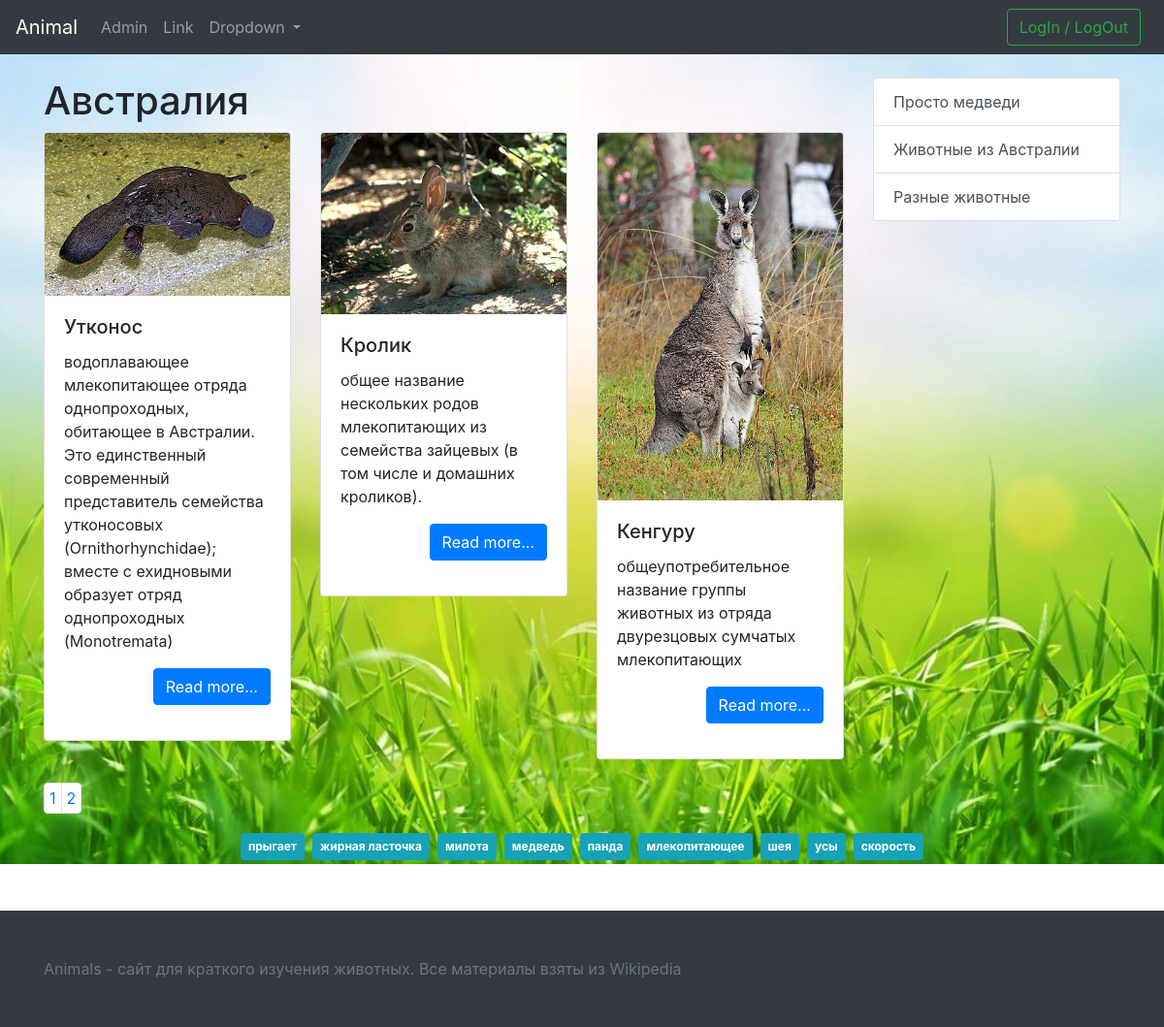
Screenshot of /cat/2 with the database file from the repository.
### tables this page shows
CREATE TABLE `category` (
  `id` int(11) NOT NULL,
  `category` varchar(255) NOT NULL,
  `slug` varchar(255) NOT NULL,
  `image` text NOT NULL,
  `description` text NOT NULL
);

CREATE TABLE `info` (
  `id` int(11) NOT NULL,
  `title` varchar(255) NOT NULL,
  `category` int(11) NOT NULL,
  `descr_min` text NOT NULL,
  `description` text NOT NULL,
  `image` varchar(500) DEFAULT NULL
);

### core/function.php (called while the page is built, shortened)
<?php
function selectMainCategory($conn){
    $offset = 0;
    $sql = "SELECT * FROM info WHERE category=".$_GET['id']." ORDER BY id DESC LIMIT 3 OFFSET ".$offset*3;
    $result = mysqli_query($conn, $sql);
    $a = array();
    if (mysqli_num_rows($result) > 0) {
        while($row = mysqli_fetch_assoc($result)) {
            $a[] = $row;
        }
    }
    return $a;
}
function paginationCountCategory($conn){
    $sql = "SELECT * FROM info WHERE category=".$_GET['id'];
    $result = mysqli_query($conn, $sql);
    $result = mysqli_num_rows($result);
    return ceil($result/3);
}
function getAllTags($conn){
    $sql = "SELECT DISTINCT(tag) FROM tag";
    $result = mysqli_query($conn, $sql);
    $a = array();
    if (mysqli_num_rows($result) > 0) {
        while($row = mysqli_fetch_assoc($result)) {
            $a[] = $row['tag'];
        }
    }
    return $a;
}
function getCatInfo($conn){
    $sql = "SELECT * FROM category WHERE id=".$_GET['id'];
    $result = mysqli_query($conn, $sql);
    if (mysqli_num_rows($result) > 0) {
        $row = mysqli_fetch_assoc($result);
    }
    return $row;
}
function getAllCatInfo($conn){
    $sql = "SELECT * FROM category";
    $result = mysqli_query($conn, $sql);
    $a = array();
    if (mysqli_num_rows($result) > 0) {
        while($row = mysqli_fetch_assoc($result)) {
            $a[] = $row;
        }
    }
    return $a;
}

### template/header.php (called while the page is built, shortened)
<?php
require_once 'core/function.php';
$conn = connect();
$cat = getAllCatInfo($conn);
?>
<?php
require_once 'template/header_html.php';
?>

### category.php (the view, shortened to what this page needs)
<?php
require_once('template/header.php');
$data = selectMainCategory($conn);
$catList = getCatInfo($conn);
$countPage = paginationCountCategory($conn);
$tag = getAllTags($conn);
?>
<div class="container">
    <div class="row">
        <div class="col-lg-9">
            <div class="row">
                <div class="col-lg-12">
                <?php
                    echo "<h1>{$catList['category']}</h1>";
                ?>
                </div>
            </div>
            <div class="row">
            <?php
                $out = '';
                for ($i=0; $i < count($data); $i++){
                    $out .='<div class="col-lg-4 col-md-6">';
                    $out .='<div class="card">';
                    $out .="<img src='/images/{$data[$i]['image']}' class='card-img-top'>";
                    $out .='<div class="card-body">';
                    $out .="<h5 class='card-title'>{$data[$i]['title']}</h5>";
                    $out .="<p class='card-text'>{$data[$i]['descr_min']}</p>";
                    $out .='<p class="text-right"><a href="/arcticle/'.$data[$i]['id'].'" class="btn btn-primary">Read more...</a></p>';
                    $out .='</div>';
                    $out .='</div>';
                    $out .='</div>';
                }
                echo $out;
                ?>
            </div>
        </div>
        <div class="col-lg-3">
            <?php require_once('template/nav.php'); ?>
        </div>
        <div class="container">
            <div class="row">
                <div class="col-lg-12 text-center">
                    <nav class="mt-4">
                        <ul class="pagination">
                            <?php
                            for ($i=0; $i < $countPage; $i++){
                                $j = $i+1;
                                echo "<li class='page-item'><a href='/cat/{$catList['id']}?page={$i}' style='padding: 5px;' class='page-link'>{$j}</a></li>";
                            }
                            ?>
                        </ul>
                    </nav>
                </div>
                <div class="col-lg-12 text-center">
                    <?php
                    for ($i=0; $i < count($tag); $i++){
                        echo "<a href='/tag/{$tag[$i]}' style='padding: 5px;' class='badge badge-info p-2 m-1'>{$tag[$i]}</a>";
                    }
                    ?>
                </div>
            </div>
        </div>
    </div>
</div>
<?php
    require_once('template/footer.php');
?>

### template/nav.php
<?php
    $out = '<div class="list-group">';
    for ($i=0; $i < count($cat); $i++){
        $out .='<a class="list-group-item list-group-item-action" href="/cat/'.$cat[$i]['id'].'">';
        $out .= $cat[$i]['description'].'</a>';
    }
    echo $out;
    echo '</div>';
?>

### css/style.css (style rules this page uses)
html, body { height: 100%; }

### rows the page displays
category: category "Австралия", description "Животные из Австралии"
info: image (picture), title "Утконос", descr_min "водоплавающее млекопитающее отряда однопроходных, обитающее в Австралии. Это единственный современный представитель семейства утконосовых (Ornithorhynchidae); вместе с ехидновыми образует отряд однопроходных (Monotremata)"
info: image (picture), title "Кролик", descr_min "общее название нескольких родов млекопитающих из семейства зайцевых (в том числе и домашних кроликов)."
info: image (picture), title "Кенгуру", descr_min "общеупотребительное название группы животных из отряда двурезцовых сумчатых млекопитающих"
category: description "Просто медведи"
category: description "Разные животные"

### other values shown
$j "1"
$j "2"
$tag[$i] "прыгает"
$tag[$i] "жирная ласточка"
$tag[$i] "милота"
$tag[$i] "медведь"
$tag[$i] "панда"
$tag[$i] "млекопитающее"
$tag[$i] "шея"
$tag[$i] "усы"
$tag[$i] "скорость"
